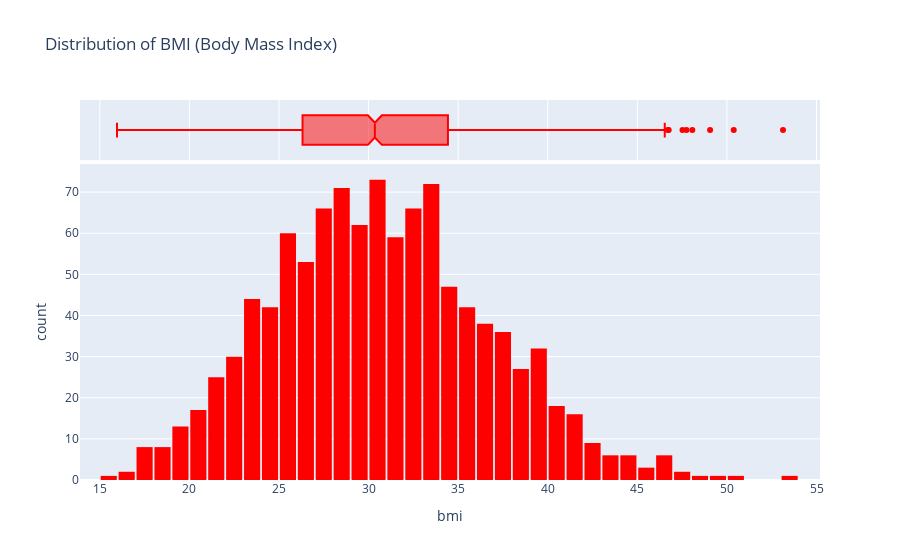

Source (notebook cell):
### Code cell
BMI_dis = px.histogram(non_smoker_df, 
                   x='bmi', 
                   marginal='box', 
                   color_discrete_sequence=['red'], 
                   title='Distribution of BMI (Body Mass Index)')
BMI_dis.update_layout(bargap=0.1)
BMI_dis.show()

### Figure 1 — Plotly figure (JSON) as saved in the notebook; plotly's stock layout.template omitted (floating-point values rounded to 4 significant figures; data arrays with more than 128 entries replaced by an {"elided": "..."} marker saying what was removed)
{"data": [{"alignmentgroup": "True", "bingroup": "x", "hovertemplate": "bmi=%{x}<br>count=%{y}<extra></extra>", "legendgroup": "", "marker": {"color": "red", "pattern": {"shape": ""}}, "name": "", "offsetgroup": "", "orientation": "v", "showlegend": false, "type": "histogram", "x": {"elided": "1064 float values"}, "xaxis": "x", "yaxis": "y"}, {"alignmentgroup": "True", "hovertemplate": "bmi=%{x}<extra></extra>", "legendgroup": "", "marker": {"color": "red"}, "name": "", "notched": true, "offsetgroup": "", "showlegend": false, "type": "box", "x": {"elided": "1064 float values"}, "xaxis": "x2", "yaxis": "y2"}], "layout": {"bargap": 0.1, "barmode": "relative", "legend": {"tracegroupgap": 0}, "title": {"text": "Distribution of BMI (Body Mass Index)"}, "xaxis": {"anchor": "y", "domain": [0, 1], "title": {"text": "bmi"}}, "xaxis2": {"anchor": "y2", "domain": [0, 1], "matches": "x", "showgrid": true, "showticklabels": false}, "yaxis": {"anchor": "x", "domain": [0, 0.8316], "title": {"text": "count"}}, "yaxis2": {"anchor": "x2", "domain": [0.8416, 1], "matches": "y2", "showgrid": false, "showline": false, "showticklabels": false, "ticks": ""}}}
